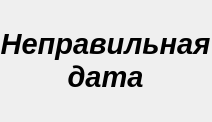
<?xml version="1.0" encoding="UTF-8"?>
<ui version="4.0">
 <class>ErrorWindow</class>
 <widget class="QDialog" name="ErrorWindow">
  <property name="geometry">
   <rect>
    <x>0</x>
    <y>0</y>
    <width>212</width>
    <height>122</height>
   </rect>
  </property>
  <property name="windowTitle">
   <string>Dialog</string>
  </property>
  <widget class="QLabel" name="label">
   <property name="geometry">
    <rect>
     <x>0</x>
     <y>0</y>
     <width>211</width>
     <height>121</height>
    </rect>
   </property>
   <property name="text">
    <string>&lt;html&gt;&lt;head/&gt;&lt;body&gt;&lt;p align=&quot;center&quot;&gt;&lt;span style=&quot; font-size:22pt; font-weight:700; font-style:italic;&quot;&gt;Неправильная &lt;br/&gt;дата&lt;/span&gt;&lt;/p&gt;&lt;/body&gt;&lt;/html&gt;</string>
   </property>
   <property name="alignment">
    <set>Qt::AlignCenter</set>
   </property>
  </widget>
 </widget>
 <resources/>
 <connections/>
</ui>
